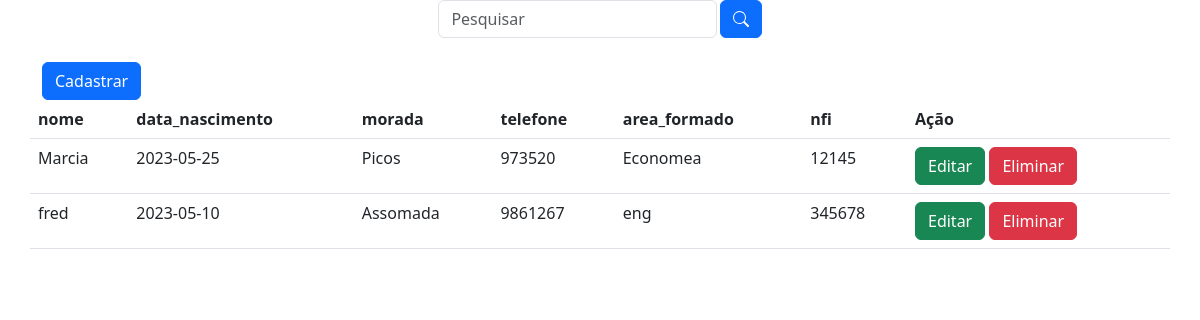
Page /funcionario/salvar.php on the committed database.
### tables this page shows
CREATE TABLE `funcionario` (
  `id` int(11) NOT NULL,
  `nome` varchar(20) NOT NULL,
  `data_nascimento` date NOT NULL,
  `morada` varchar(10) NOT NULL,
  `telefone` varchar(7) NOT NULL,
  `area_formado` varchar(15) NOT NULL,
  `nfi` int(11) NOT NULL
);

### funcionario/salvar.php (the view, shortened to what this page needs)
<html>
<head>
	<link rel="stylesheet" href="https://cdn.jsdelivr.net/npm/bootstrap@5.3.0-alpha3/dist/css/bootstrap.min.css">
</head>
<body>
	<?php require_once 'process.php' ?>
	<div class="container">
	<?php
		$mysqli=new mysqli('localhost', 'root','','gest_pessoas' ) or die(mysqli_error($mysqli));
		$result=$mysqli->query("SELECT * FROM funcionario") or die ($mysqli->error());
	?>
	<div class="box-search">
		<input type="search" class="form-control w-25" placeholder="Pesquisar" id="pesquisar">
		<button onclick="searchData()" class ="btn btn-primary" >
		</button>
	</div>
	<br>
		<a href="index.php" type="submit" class="btn btn-primary">Cadastrar</a>
	<div class="row justify-content-center">
		<table class="table">
			<thead>
				<tr  style="background-color: ffffff">
					<th>nome</th>
					<th>data_nascimento</th>
					<th>morada</th>
					<th>telefone</th>
					<th>area_formado</th>
					<th>nfi</th>
					<th colspan="2">Ação</th>
				</tr>
			</thead>
		<?php
			while ($row=$result->fetch_assoc()):?>
				<tr>
					<td><?php echo $row['nome']?></td>
					<td><?php echo $row['data_nascimento']?></td>
					<td><?php echo $row['morada']?></td>
					<td><?php echo $row['telefone']?></td>
					<td><?php echo $row['area_formado']?></td>
					<td><?php echo $row['nfi']?></td>
					<td>
						<a href="index.php?edit=<?php echo $row['id'];?>" class="btn btn-success">Editar</a>
						<a href="process.php?delete=<?php echo $row['id'];?>" class="btn btn-danger" onclick="return confirm('Tem a certeza que pretende eliminar este item?');">Eliminar</a>
					</td>
				</tr>
		<?php endwhile;?>
		</table>
	</div>
		</div>
</body>
</html>

### funcionario/salvar.php (style rules this page uses)
.box-search { display: flex; justify-content: center; gap:.2%; }

### rows in the picture
funcionario: nome "Marcia", data_nascimento "2023-05-25", morada "Picos", telefone "973520", area_formado "Economea", nfi "12145"
funcionario: nome "fred", data_nascimento "2023-05-10", morada "Assomada", telefone "9861267", area_formado "eng", nfi "345678"
